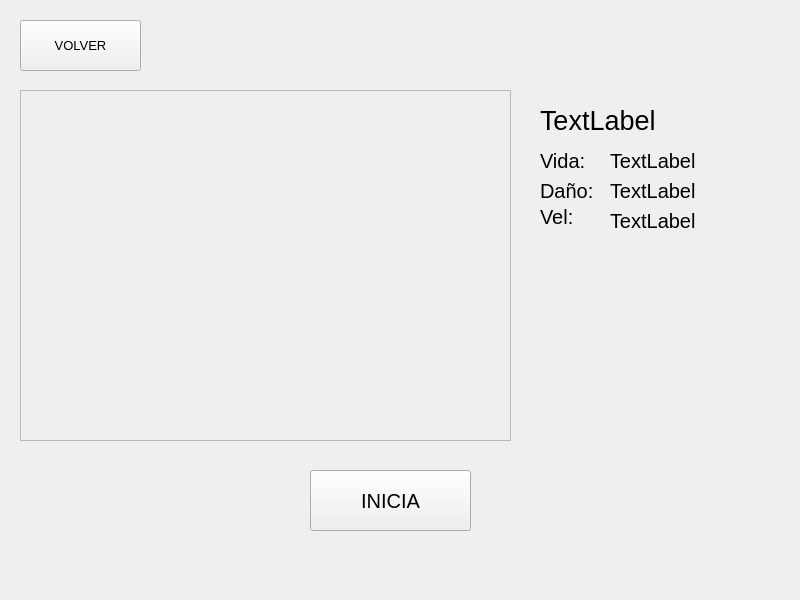
<?xml version="1.0" encoding="UTF-8"?>
<ui version="4.0">
 <class>MainWindow</class>
 <widget class="QMainWindow" name="MainWindow">
  <property name="geometry">
   <rect>
    <x>0</x>
    <y>0</y>
    <width>800</width>
    <height>600</height>
   </rect>
  </property>
  <property name="windowTitle">
   <string>MainWindow</string>
  </property>
  <widget class="QWidget" name="centralwidget">
   <widget class="QStackedWidget" name="stackedWidget">
    <property name="geometry">
     <rect>
      <x>0</x>
      <y>0</y>
      <width>801</width>
      <height>571</height>
     </rect>
    </property>
    <property name="currentIndex">
     <number>2</number>
    </property>
    <widget class="QWidget" name="pageMenu">
     <widget class="QPushButton" name="pushButtonDuelo">
      <property name="geometry">
       <rect>
        <x>300</x>
        <y>350</y>
        <width>211</width>
        <height>101</height>
       </rect>
      </property>
      <property name="text">
       <string>DUELO</string>
      </property>
     </widget>
     <widget class="QPushButton" name="pushButtonTorneo">
      <property name="geometry">
       <rect>
        <x>300</x>
        <y>240</y>
        <width>211</width>
        <height>101</height>
       </rect>
      </property>
      <property name="text">
       <string>TORNEO</string>
      </property>
     </widget>
    </widget>
    <widget class="QWidget" name="pageSelectDuelo">
     <widget class="QPushButton" name="btnDuelo">
      <property name="geometry">
       <rect>
        <x>310</x>
        <y>480</y>
        <width>161</width>
        <height>61</height>
       </rect>
      </property>
      <property name="text">
       <string>DUELO</string>
      </property>
     </widget>
     <widget class="QPushButton" name="btnCancel">
      <property name="geometry">
       <rect>
        <x>20</x>
        <y>20</y>
        <width>121</width>
        <height>51</height>
       </rect>
      </property>
      <property name="text">
       <string>VOLVER</string>
      </property>
     </widget>
    </widget>
    <widget class="QWidget" name="pageSelectTorneo">
     <widget class="QPushButton" name="btnTorneo">
      <property name="geometry">
       <rect>
        <x>310</x>
        <y>470</y>
        <width>161</width>
        <height>61</height>
       </rect>
      </property>
      <property name="font">
       <font>
        <pointsize>15</pointsize>
       </font>
      </property>
      <property name="text">
       <string>INICIA</string>
      </property>
     </widget>
     <widget class="QPushButton" name="btnCancel_2">
      <property name="geometry">
       <rect>
        <x>20</x>
        <y>20</y>
        <width>121</width>
        <height>51</height>
       </rect>
      </property>
      <property name="font">
       <font>
        <pointsize>10</pointsize>
       </font>
      </property>
      <property name="text">
       <string>VOLVER</string>
      </property>
     </widget>
     <widget class="QScrollArea" name="scrollArea">
      <property name="geometry">
       <rect>
        <x>20</x>
        <y>90</y>
        <width>491</width>
        <height>351</height>
       </rect>
      </property>
      <property name="widgetResizable">
       <bool>true</bool>
      </property>
      <widget class="QWidget" name="scrollAreaWidgetContents">
       <property name="geometry">
        <rect>
         <x>0</x>
         <y>0</y>
         <width>489</width>
         <height>349</height>
        </rect>
       </property>
       <widget class="QWidget" name="gridLayoutWidget">
        <property name="geometry">
         <rect>
          <x>10</x>
          <y>10</y>
          <width>91</width>
          <height>80</height>
         </rect>
        </property>
        <layout class="QGridLayout" name="torneoGalleryLayout"/>
       </widget>
      </widget>
     </widget>
     <widget class="QLabel" name="labelName">
      <property name="geometry">
       <rect>
        <x>540</x>
        <y>100</y>
        <width>171</width>
        <height>41</height>
       </rect>
      </property>
      <property name="font">
       <font>
        <pointsize>20</pointsize>
       </font>
      </property>
      <property name="text">
       <string>TextLabel</string>
      </property>
     </widget>
     <widget class="QLabel" name="labelVida">
      <property name="geometry">
       <rect>
        <x>610</x>
        <y>150</y>
        <width>131</width>
        <height>21</height>
       </rect>
      </property>
      <property name="font">
       <font>
        <pointsize>15</pointsize>
       </font>
      </property>
      <property name="text">
       <string>TextLabel</string>
      </property>
     </widget>
     <widget class="QLabel" name="labelAtaque">
      <property name="geometry">
       <rect>
        <x>610</x>
        <y>180</y>
        <width>111</width>
        <height>21</height>
       </rect>
      </property>
      <property name="font">
       <font>
        <pointsize>15</pointsize>
       </font>
      </property>
      <property name="text">
       <string>TextLabel</string>
      </property>
     </widget>
     <widget class="QLabel" name="labelKi">
      <property name="geometry">
       <rect>
        <x>610</x>
        <y>210</y>
        <width>121</width>
        <height>21</height>
       </rect>
      </property>
      <property name="font">
       <font>
        <pointsize>15</pointsize>
       </font>
      </property>
      <property name="text">
       <string>TextLabel</string>
      </property>
     </widget>
     <widget class="QLabel" name="label">
      <property name="geometry">
       <rect>
        <x>540</x>
        <y>150</y>
        <width>71</width>
        <height>21</height>
       </rect>
      </property>
      <property name="font">
       <font>
        <pointsize>15</pointsize>
       </font>
      </property>
      <property name="text">
       <string>Vida:</string>
      </property>
     </widget>
     <widget class="QLabel" name="label_2">
      <property name="geometry">
       <rect>
        <x>540</x>
        <y>180</y>
        <width>71</width>
        <height>21</height>
       </rect>
      </property>
      <property name="font">
       <font>
        <pointsize>15</pointsize>
       </font>
      </property>
      <property name="text">
       <string>Daño:</string>
      </property>
     </widget>
     <widget class="QLabel" name="label_3">
      <property name="geometry">
       <rect>
        <x>540</x>
        <y>200</y>
        <width>41</width>
        <height>33</height>
       </rect>
      </property>
      <property name="font">
       <font>
        <pointsize>15</pointsize>
       </font>
      </property>
      <property name="text">
       <string>Vel:</string>
      </property>
     </widget>
    </widget>
   </widget>
  </widget>
  <widget class="QMenuBar" name="menubar">
   <property name="geometry">
    <rect>
     <x>0</x>
     <y>0</y>
     <width>800</width>
     <height>25</height>
    </rect>
   </property>
  </widget>
 </widget>
 <resources/>
 <connections/>
</ui>
